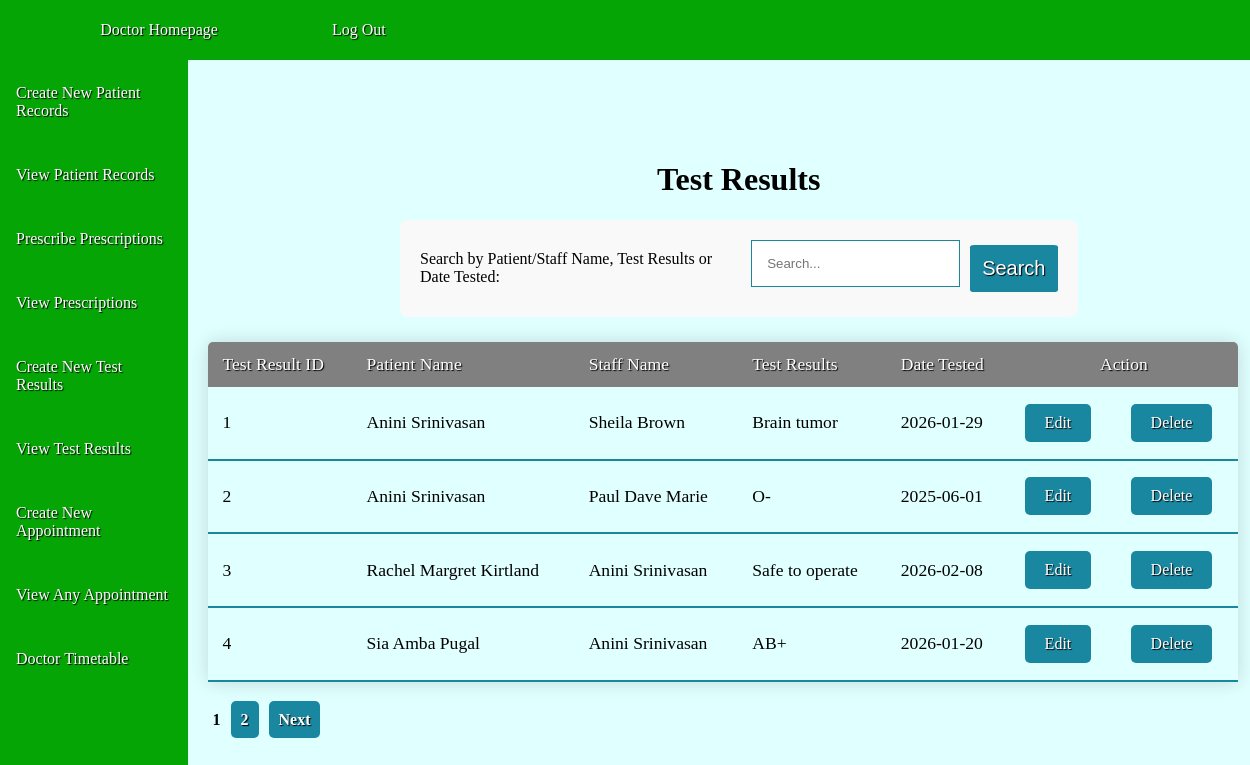
The app's page /viewTestResults.php with its own data.
### tables this page shows
CREATE TABLE IF NOT EXISTS TestResults
(
testResultsID INTEGER PRIMARY KEY AUTO_INCREMENT,
patientID INTEGER NOT NULL,
staffID INTEGER NOT NULL,
testResults TEXT NOT NULL,
dateTested DATE NOT NULL,
FOREIGN KEY (patientID) REFERENCES Patient(patientID)
ON DELETE CASCADE ON UPDATE CASCADE,
FOREIGN KEY (staffID) REFERENCES Staff(staffID)
ON DELETE CASCADE ON UPDATE CASCADE
);

### viewTestResults.php (the view, shortened to what this page needs)
<?php
require_once("functions.php");
$roleid=$_SESSION['role'];
if ($roleid==3){
    include("adminNavBar.php");
} else{
    include("doctorNavBar.php");
}
require_once("db_connect.php");
?>
<!DOCTYPE html>
<html lang="en">
<head>
    <link rel="stylesheet" href="style.css" />
</head>
<body>
    <div class="main" role="main">
        <div>
            <h1 class="centered-header">Test Results</h1>
        </div>
        <?php
        $search=$_GET['search'] ?? '';
        $searchParam= "%" . $search . "%";
        $records_per_page=4;
        $current_page=isset($_GET['page']) ? intval($_GET['page']) : 1;
        $offset=($current_page-1)*$records_per_page;
        if (!empty($search)){
            $stmt=$conn->prepare("SELECT
                COUNT(*) AS total
                FROM TestResults tr
                INNER JOIN Patient p
                ON p.patientID=tr.patientID
                INNER JOIN Staff s
                ON s.staffID=tr.staffID
                WHERE
                    CONCAT_WS(' ', p.pFirstName, p.pMiddleName, p.pLastName) LIKE ?
                    OR CONCAT_WS(' ', s.sFirstName, s.sMiddleName, s.sLastName) LIKE ?
                    OR tr.testResults LIKE ?
                    OR tr.dateTested LIKE ?
            ");
            $stmt->bind_param("ssss", $searchParam, $searchParam, $searchParam, $searchParam);
            $stmt->execute();
            $total_result=$stmt->get_result();
            $total_row = $total_result->fetch_assoc();
            $total_records = $total_row['total'];
            $stmt = $conn->prepare("SELECT
                tr.testResultsID,
                CONCAT_WS(' ', p.pFirstName, p.pMiddleName, p.pLastName)
                AS PatientName,
                CONCAT_WS(' ', s.sFirstName, s.sMiddleName, s.sLastName)
                AS StaffName,
                tr.testResults,
                tr.dateTested
                FROM TestResults tr
                INNER JOIN Patient p
                ON p.patientID=tr.patientID
                INNER JOIN Staff s
                ON s.staffID=tr.staffID
                WHERE
                    CONCAT_WS(' ', p.pFirstName, p.pMiddleName, p.pLastName) LIKE ?
                    OR CONCAT_WS(' ', s.sFirstName, s.sMiddleName, s.sLastName) LIKE ?
                    OR tr.testResults LIKE ?
                    OR tr.dateTested LIKE ?
                ORDER BY tr.testResultsID
                LIMIT ?
                OFFSET ?
            ");
            $stmt->bind_param("ssssii", $searchParam, $searchParam, $searchParam, $searchParam, $records_per_page, $offset);
            $stmt->execute();
            $result=$stmt->get_result();
        } else{
            $stmt=$conn->prepare("SELECT
                COUNT(*) AS total
                FROM TestResults
            ");
            $stmt->execute();
            $total_result=$stmt->get_result();
            $total_row = $total_result->fetch_assoc();
            $total_records = $total_row['total'];
            $stmt = $conn->prepare("SELECT
                tr.testResultsID,
                CONCAT_WS(' ', p.pFirstName, p.pMiddleName, p.pLastName)
                AS PatientName,
                CONCAT_WS(' ', s.sFirstName, s.sMiddleName, s.sLastName)
                AS StaffName,
                tr.testResults,
                tr.dateTested
                FROM TestResults tr
                INNER JOIN Patient p
                ON p.patientID=tr.patientID
                INNER JOIN Staff s
                ON s.staffID=tr.staffID
                ORDER BY tr.testResultsID
                LIMIT ?
                OFFSET ?
            ");
            $stmt->bind_param("ii", $records_per_page, $offset);
            $stmt->execute();
            $result=$stmt->get_result();
        }
        $total_pages = ceil($total_records / $records_per_page);
        echo "
        <form method='get' class='search-form'>
            <label for='search'>Search by Patient/Staff Name, Test Results or Date Tested:</label>
            <input type='text' name='search' placeholder='Search...'
            value='" . htmlspecialchars($_GET['search'] ?? '') . "'>
            <button class='search-btn' type='submit'>Search</button>
        </form>";
        echo "<table>";
        echo "
        <thead>
            <tr>
                <td>Test Result ID</td>
                <td>Patient Name</td>
                <td>Staff Name</td>
                <td>Test Results</td>
                <td>Date Tested</td>
                <td style='text-align: center' colspan='2'> Action </td>
            </tr>
        </thead>";
        while ($row = $result->fetch_assoc()){
            $testresultid = $row['testResultsID'];
            $patientname = $row['PatientName'];
            $staffname = $row['StaffName'];
            $testresults = $row['testResults'];
            $datetested = $row['dateTested'];
            echo "
            <tbody>
                <tr>
                    <td>$testresultid</td>
                    <td>$patientname</td>
                    <td>$staffname</td>
                    <td>$testresults</td>
                    <td>$datetested</td>
                    <td><a class='action-button' href='updateTestResult.php?testResultID=$testresultid'>Edit</a></td>
                    <td><a class='action-button' href='deleteTestResult.php?testResultID=$testresultid'>Delete</a></td>
                </tr>
            </tbody>";
            }
            echo "</table>";
            echo"<div class='pagination'>";
            for ($i = 1; $i <= $total_pages; $i++) {
                if ($i == $current_page) {
                    echo "<strong>$i</strong>";
                } else {
                    echo "<a href='?page=$i&search=" . urlencode($search) . "'>$i</a>";
                }
            }
            if ($current_page < $total_pages) {
                $next_page = $current_page + 1;
                echo "<a href='?page=$next_page&search=" . urlencode($search) . "'>Next</a>";
            }
            echo "</div>";
        ?>
    </div>
</body>
</html>

### style.css (style rules this page uses)
body { font-family: 'Times New Roman', Times, serif; margin: 0; background-color:lightcyan; }
.main { margin-left: 15%; margin-top: 60px; padding: 20px; width: 85%; padding-top: 80px; display: block; }
.centered-header { text-align: center; }
button { display: block; width: 100%; min-height: 44px; padding: 12px; background-color: rgb(5, 165, 5); color: black; border: none; border-radius: 10%; cursor: pointer; color: black; margin: 10px auto; font-size: 20px; text-decoration: none; }
form button { display: block; width: 90%; background-color: rgb(5, 165, 5); color: white; border: none; border-radius: 5%; cursor: pointer; margin: auto; font-size: 20px; text-decoration: none; text-shadow: 1px 1px 1px black; }
.search-btn { width: auto; background-color: rgb(26, 135, 160); }
.search-form { display: flex; align-items: center; gap: 10px; width: 60%; }
.search-form input[type="text"] { flex: 1; width: auto; }
a { text-decoration: solid; }
form { width: 30%; height: auto; margin: 0 auto; padding: 20px; background: #f9f9f9; border-radius: 8px; }
input[type="text"], input[type="number"], input[type="date"], input[type="time"], input[type="email"], input[type="submit"] { width: calc(100% - 22px); padding: 15px; margin-bottom: 10px; border: 1px solid rgb(26, 135, 160); }
table { width: 97%; height: calc(50vh - 60px); border-collapse: collapse; margin: 25px 0; font-size: 1.1em; border-radius: 5px 5px 0 0; overflow: hidden; box-shadow: 0 0 20px rgba(0, 0, 0, 0.15); }
thead tr { text-shadow: 1px 1px 1px black; background-color: grey; color: #ffffff; text-align: left; }
td { padding: 12px 15px; }
tbody tr { border-bottom: 1px solid #dddddd; }
tbody tr:last-of-type { border-bottom: 2px solid rgb(26, 135, 160); }
.pagination a { display: inline; width:50%; height: 25%; background: rgb(26, 135, 160); padding: 10px; text-align: center; border-radius: 5px; font-weight: bold; line-height: 25px; margin: 0 5px; text-decoration: none; color:#ffffff; text-shadow: 1px 1px 1px black; }
.pagination strong { margin: 0 5px; font-weight: bold; }
.pagination { margin-left:auto; margin-right:auto; margin-top:10px; }
.action-button { display: inline-block; width: auto; padding: 10px 20px; background-color: rgb(26, 135, 160); border: none; border-radius: 5px; cursor: pointer; color: white; margin: auto; font-size: 16px; text-decoration: none; align-items: center; text-shadow: 1px 1px 1px black; }

### records on screen
testresults: testResultsID "1", patientname "Anini Srinivasan", staffname "Sheila Brown", testResults "Brain tumor", dateTested "2026-01-29"
testresults: testResultsID "2", patientname "Anini Srinivasan", staffname "Paul Dave Marie", testResults "O-", dateTested "2025-06-01"
testresults: testResultsID "3", patientname "Rachel Margret Kirtland", staffname "Anini Srinivasan", testResults "Safe to operate", dateTested "2026-02-08"
testresults: testResultsID "4", patientname "Sia Amba Pugal", staffname "Anini Srinivasan", testResults "AB+", dateTested "2026-01-20"
